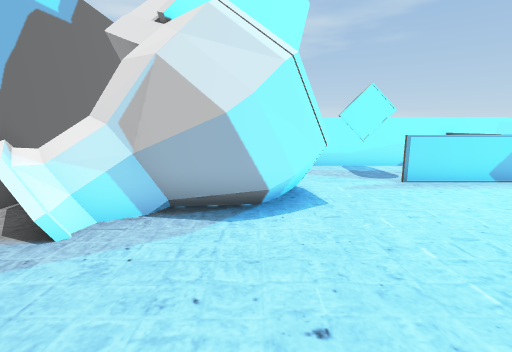
view 1 (above)

16 first-person views from a walk through a scene from a Unity 3-D project. The camera is 1.5 m above the floor, tilts 10° down and sees 85° across. The floor is counted in squares, 1 m on a side. Each view is taken from the middle of a square. On the plan, view 1 faces up. The plan holds only what a view shows up to about 14 squares ahead; the rest is blank. The place goes on beyond the plan. The player character is not drawn. Some animated figures are left out.

view 2
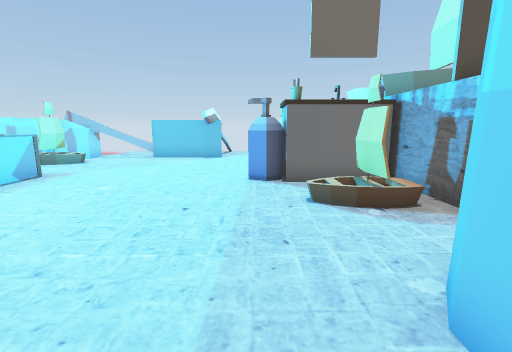

view 3
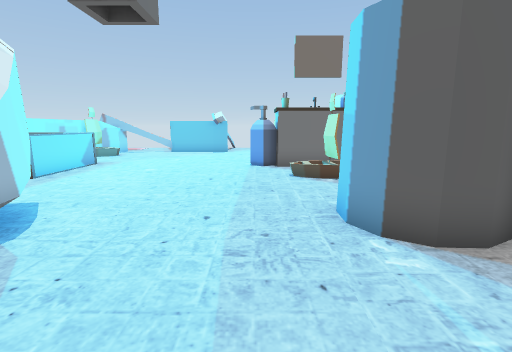

view 4
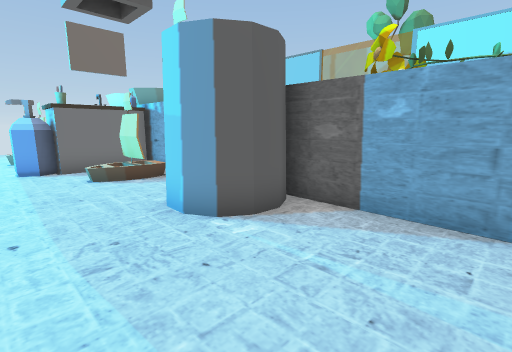

view 5
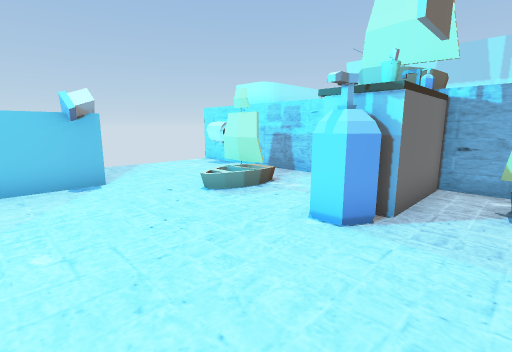

view 6
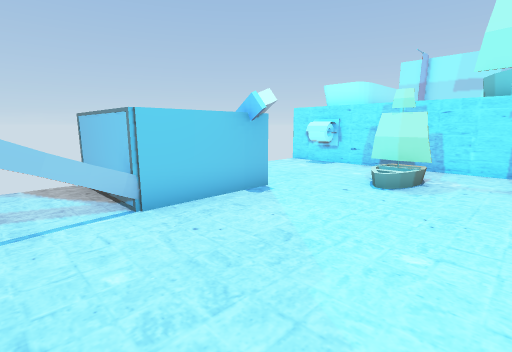

view 7
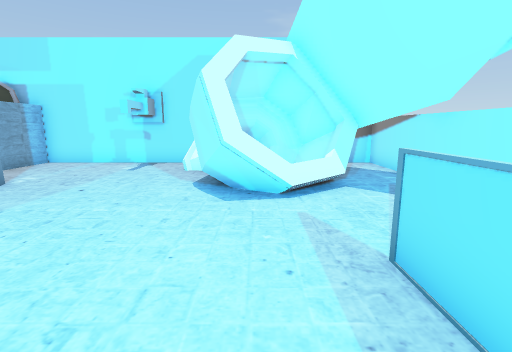

view 8
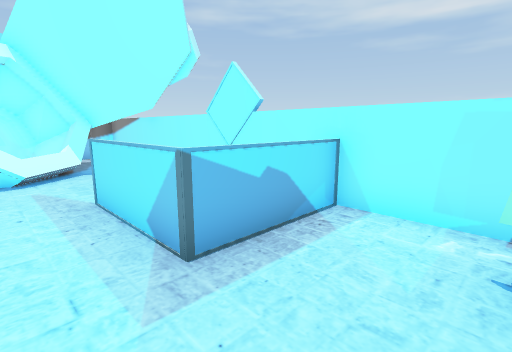

view 9
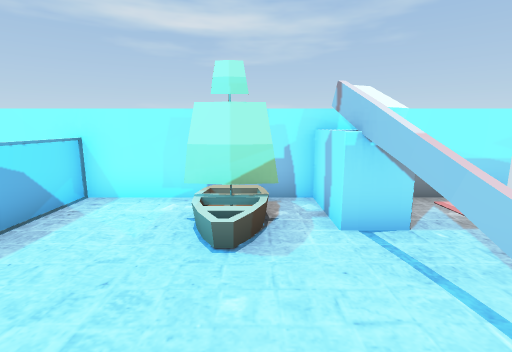

view 10
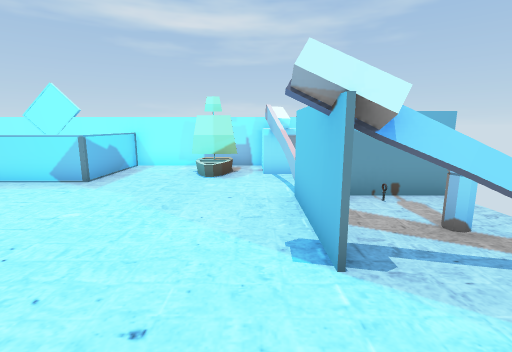

view 11
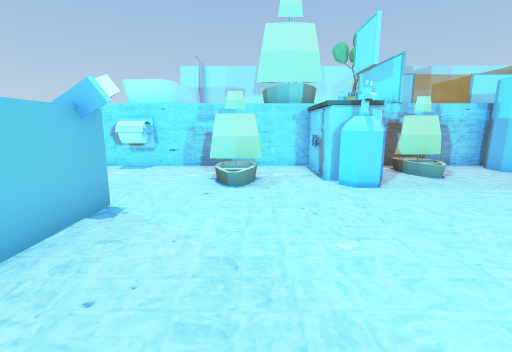

view 12
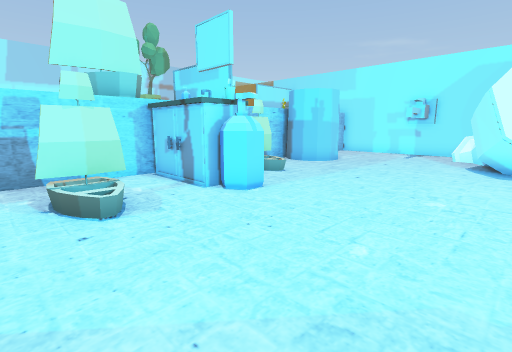

view 13
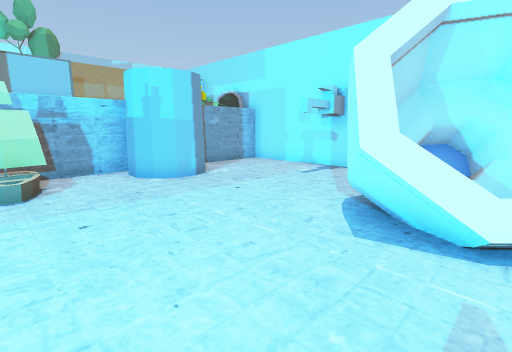

view 14
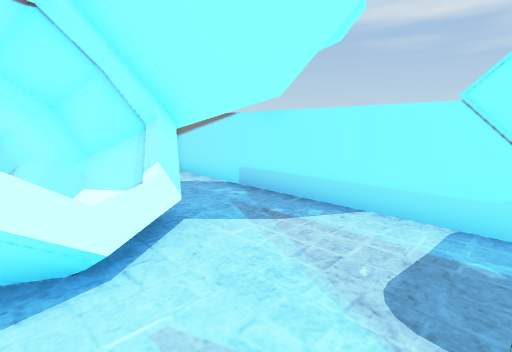

view 15
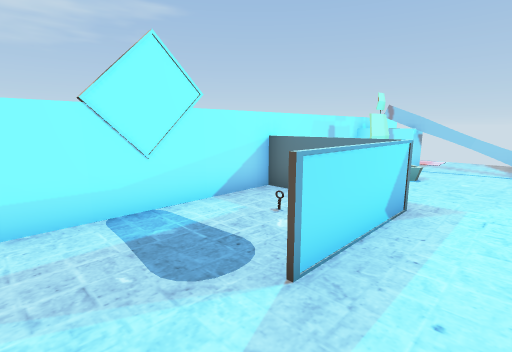

view 16
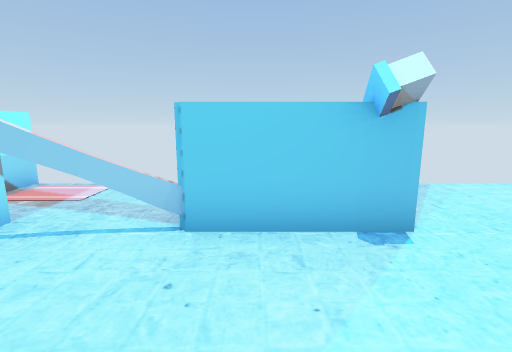

### Floor plan
Points are (right, up) in squares from view 1. A wall is a line through its corners. A room is listed if a view was taken in it or the views show most of it. See-through windows are left out.
Room 1 (views 1, 2, 3, 4, 5, 6, 7, 8, 9, 10, 11, 12, 13, 14, 15, 16)
walls: (1.5, 6) (1.1, 5.1) (0.2, 4.5); (12.8, 2.6) (12.8, 6.1) (16.2, 6.1); (1.1, 5.6) (1.3, 5.3); (0.9, 6.1) (1.4, 5.4); (0.5, 4.7) (-0.7, 4.2) (-1.8, 4.6) (-3.2, 4.2); (1, 6.7) (1.5, 5.4); (0.9, 6.5) (1.6, 5.5); (0.4, 4.5) (-2.4, 4.7); (-0.2, 4.3) (-1.3, 4.4); (3.6, 10.8) (-2, 10.8); (-1.5, 4.9) (-2.7, 4.1); (0.9, -2.8) (16.4, -2.8); (-2.2, 4.6) (-2.8, 4.4); (-0.9, 8.9) (-0.2, 7.9); (16.2, 6) (14, 6); (-1.2, 9) (-0.6, 8.3); (-0.7, -1.9) (-0.7, -1.3) (-0.3, -0.7) (0.2, -0.5) (0.9, -0.5) (1.4, -0.8) (1.7, -1.3) (1.7, -2); (-0.9, 9.7) (-1.4, 9.1) (-0.8, 8.3); (-2.8, 3.6) (-3.3, 3.4); (16.4, 10.8) (4.4, 10.8); (-4.8, 7) (-4.8, -2.8) (0, -2.8)
low walls: (1.3, 6.2) (1.1, 5.6); (1, 5.5) (0.8, 4.9); (1.3, 6.6) (0.4, 4.5); (0.9, 7.1) (1.2, 6.7) (0.7, 5.8); (-0.5, 8.7) (1.5, 6); (-2.7, 4.1) (-2.8, 3.6); (-3.1, 4.2) (-3.5, 3.8); (-3.2, 4.2) (-2.8, 3.6)
objects: boat (4, -1) to (5, -1); other object (4, 8) to (6, 8); other object (6, 9); other object (7, -2) to (8, -1); bottle (7, 0) to (8, 1); other object (7, 8) to (7, 10); boat (10, 0) to (11, 0); boat (10, 9) to (11, 9); washer (12, 9) to (13, 10); other object (13, 7) to (13, 8); toilet (14, -2) to (15, -2); other object (14, 3) to (16, 3); other object (15, 4)
Room 2 (no view inside)
walls: (-1.8, 6.6) (-2.6, 6); (-2.1, 7.2) (-1.7, 6.4); (-0.7, 8.1) (-1, 8.1); (-0.2, 7.9) (-0.8, 7.9); (-2.2, 6.7) (-2.1, 6) (-1.1, 4.9); (-2.3, 7) (-2.1, 6.5); (-0.8, 8.3) (-1.4, 8.2); (-2.2, 6.4) (-2.6, 5.5); (-2.2, 6.4) (-2.1, 6); (-2.2, 6.4) (-2.3, 5.9); (-2, 6.1) (-1.2, 4.9); (-1.1, 8.5) (-2.7, 7.1); (-2.5, 6.7) (-2.2, 6.3); (-2.5, 7.4) (-2.4, 6.9); (-2.6, 6.9) (-2.3, 6.2); (-1.6, 8.5) (-2.3, 7.4); (-1.7, 5.5) (-1.2, 5.1); (-1.8, 5.5) (-1.1, 5.2); (-2.7, 5.8) (-2.2, 5.1)
low walls: (-2, 7) (-1.6, 6.5)

Positions as (right, up) in squares from view 1, and headings:
1: (0, 0), facing up
2: (-1, 1), facing right
3: (-4, 1), facing right
4: (-4, 2), facing down-right
5: (5, 5), facing down-right
6: (8, 8), facing down-right
7: (7, 6), facing left
8: (10, 6), facing up-left
9: (11, 5), facing up
10: (12, 0), facing up
11: (10, 8), facing down
12: (12, 6), facing down-left
13: (5, 7), facing down-left
14: (4, 6), facing up-left
15: (2, 6), facing up-right
16: (9, 5), facing right
